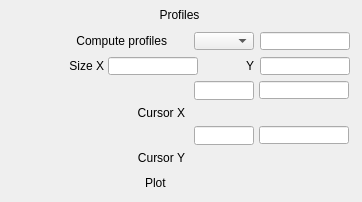
   <widget class="caFrame" name="caFrame_5">
    <property name="geometry">
     <rect>
      <x>755</x>
      <y>40</y>
      <width>362</width>
      <height>202</height>
     </rect>
    </property>
    <widget class="caGraphics" name="caRectangle_5">
     <property name="geometry">
      <rect>
       <x>0</x>
       <y>0</y>
       <width>360</width>
       <height>200</height>
      </rect>
     </property>
     <property name="foreground">
      <color>
       <red>0</red>
       <green>0</green>
       <blue>0</blue>
      </color>
     </property>
     <property name="linestyle" stdset="0">
      <enum>caGraphics::Solid</enum>
     </property>
     <property name="lineColor">
      <color>
       <red>0</red>
       <green>0</green>
       <blue>0</blue>
      </color>
     </property>
     <property name="form">
      <enum>caGraphics::Rectangle</enum>
     </property>
     <property name="background" stdset="0">
      <color alpha="0">
       <red>0</red>
       <green>0</green>
       <blue>0</blue>
      </color>
     </property>
    </widget>
    <widget class="caFrame" name="caFrame_6">
     <property name="geometry">
      <rect>
       <x>15</x>
       <y>81</y>
       <width>341</width>
       <height>89</height>
      </rect>
     </property>
     <widget class="caLabel" name="caLabel_11">
      <property name="geometry">
       <rect>
        <x>0</x>
        <y>22</y>
        <width>170</width>
        <height>20</height>
       </rect>
      </property>
      <property name="frameShape">
       <enum>QFrame::NoFrame</enum>
      </property>
      <property name="text">
       <string>Cursor X</string>
      </property>
      <property name="alignment">
       <set>Qt::AlignAbsolute|Qt::AlignRight|Qt::AlignTrailing|Qt::AlignVCenter</set>
      </property>
      <property name="fontScaleMode">
       <enum>ESimpleLabel::WidthAndHeight</enum>
      </property>
      <property name="foreground">
       <color>
        <red>0</red>
        <green>0</green>
        <blue>0</blue>
       </color>
      </property>
      <property name="background">
       <color alpha="0">
        <red>0</red>
        <green>0</green>
        <blue>0</blue>
       </color>
      </property>
     </widget>
     <widget class="caSlider" name="caSlider_0">
      <property name="geometry">
       <rect>
        <x>179</x>
        <y>22</y>
        <width>160</width>
        <height>20</height>
       </rect>
      </property>
      <property name="scalePosition">
       <enum>QwtSlider::NoScale</enum>
      </property>
      <property name="channel" stdset="0">
       <string>$(P)$(R)CursorX</string>
      </property>
      <property name="direction">
       <enum>caSlider::Right</enum>
      </property>
      <property name="foreground">
       <color>
        <red>10</red>
        <green>0</green>
        <blue>184</blue>
       </color>
      </property>
      <property name="background">
       <color>
        <red>115</red>
        <green>223</green>
        <blue>255</blue>
       </color>
      </property>
      <property name="colorMode">
       <enum>caSlider::Static</enum>
      </property>
      <property name="limitsMode">
       <enum>caSlider::Channel</enum>
      </property>
      <property name="maxValue">
       <double>1.000000000000000</double>
      </property>
      <property name="minValue">
       <double>0.000000000000000</double>
      </property>
     </widget>
     <widget class="caTextEntry" name="caTextEntry_4">
      <property name="geometry">
       <rect>
        <x>179</x>
        <y>0</y>
        <width>60</width>
        <height>19</height>
       </rect>
      </property>
      <property name="channel" stdset="0">
       <string>$(P)$(R)CursorX</string>
      </property>
      <property name="foreground">
       <color>
        <red>0</red>
        <green>0</green>
        <blue>0</blue>
       </color>
      </property>
      <property name="background">
       <color>
        <red>115</red>
        <green>223</green>
        <blue>255</blue>
       </color>
      </property>
      <property name="colorMode">
       <enum>caLineEdit::Static</enum>
      </property>
      <property name="precisionMode">
       <enum>caLineEdit::Channel</enum>
      </property>
      <property name="limitsMode">
       <enum>caLineEdit::Channel</enum>
      </property>
      <property name="maxValue">
       <double>1.000000000000000</double>
      </property>
      <property name="minValue">
       <double>0.000000000000000</double>
      </property>
      <property name="fontScaleMode">
       <enum>caLineEdit::WidthAndHeight</enum>
      </property>
      <property name="formatType">
       <enum>caLineEdit::decimal</enum>
      </property>
     </widget>
     <widget class="caLineEdit" name="caLineEdit_7">
      <property name="geometry">
       <rect>
        <x>244</x>
        <y>0</y>
        <width>90</width>
        <height>18</height>
       </rect>
      </property>
      <property name="alignment">
       <set>Qt::AlignAbsolute|Qt::AlignLeading|Qt::AlignLeft|Qt::AlignVCenter</set>
      </property>
      <property name="channel" stdset="0">
       <string>$(P)$(R)CursorX_RBV</string>
      </property>
      <property name="foreground">
       <color>
        <red>10</red>
        <green>0</green>
        <blue>184</blue>
       </color>
      </property>
      <property name="background">
       <color>
        <red>187</red>
        <green>187</green>
        <blue>187</blue>
       </color>
      </property>
      <property name="colorMode">
       <enum>caLineEdit::Static</enum>
      </property>
      <property name="precisionMode">
       <enum>caLineEdit::Channel</enum>
      </property>
      <property name="limitsMode">
       <enum>caLineEdit::Channel</enum>
      </property>
      <property name="maxValue">
       <double>1.000000000000000</double>
      </property>
      <property name="minValue">
       <double>0.000000000000000</double>
      </property>
      <property name="fontScaleMode">
       <enum>caLineEdit::WidthAndHeight</enum>
      </property>
      <property name="formatType">
       <enum>caLineEdit::decimal</enum>
      </property>
     </widget>
     <widget class="caLabel" name="caLabel_12">
      <property name="geometry">
       <rect>
        <x>0</x>
        <y>67</y>
        <width>170</width>
        <height>20</height>
       </rect>
      </property>
      <property name="frameShape">
       <enum>QFrame::NoFrame</enum>
      </property>
      <property name="text">
       <string>Cursor Y</string>
      </property>
      <property name="alignment">
       <set>Qt::AlignAbsolute|Qt::AlignRight|Qt::AlignTrailing|Qt::AlignVCenter</set>
      </property>
      <property name="fontScaleMode">
       <enum>ESimpleLabel::WidthAndHeight</enum>
      </property>
      <property name="foreground">
       <color>
        <red>0</red>
        <green>0</green>
        <blue>0</blue>
       </color>
      </property>
      <property name="background">
       <color alpha="0">
        <red>0</red>
        <green>0</green>
        <blue>0</blue>
       </color>
      </property>
     </widget>
     <widget class="caSlider" name="caSlider_1">
      <property name="geometry">
       <rect>
        <x>179</x>
        <y>67</y>
        <width>160</width>
        <height>20</height>
       </rect>
      </property>
      <property name="scalePosition">
       <enum>QwtSlider::NoScale</enum>
      </property>
      <property name="channel" stdset="0">
       <string>$(P)$(R)CursorY</string>
      </property>
      <property name="direction">
       <enum>caSlider::Right</enum>
      </property>
      <property name="foreground">
       <color>
        <red>10</red>
        <green>0</green>
        <blue>184</blue>
       </color>
      </property>
      <property name="background">
       <color>
        <red>115</red>
        <green>223</green>
        <blue>255</blue>
       </color>
      </property>
      <property name="colorMode">
       <enum>caSlider::Static</enum>
      </property>
      <property name="limitsMode">
       <enum>caSlider::Channel</enum>
      </property>
      <property name="maxValue">
       <double>1.000000000000000</double>
      </property>
      <property name="minValue">
       <double>0.000000000000000</double>
      </property>
     </widget>
     <widget class="caTextEntry" name="caTextEntry_5">
      <property name="geometry">
       <rect>
        <x>179</x>
        <y>45</y>
        <width>60</width>
        <height>19</height>
       </rect>
      </property>
      <property name="channel" stdset="0">
       <string>$(P)$(R)CursorY</string>
      </property>
      <property name="foreground">
       <color>
        <red>0</red>
        <green>0</green>
        <blue>0</blue>
       </color>
      </property>
      <property name="background">
       <color>
        <red>115</red>
        <green>223</green>
        <blue>255</blue>
       </color>
      </property>
      <property name="colorMode">
       <enum>caLineEdit::Static</enum>
      </property>
      <property name="precisionMode">
       <enum>caLineEdit::Channel</enum>
      </property>
      <property name="limitsMode">
       <enum>caLineEdit::Channel</enum>
      </property>
      <property name="maxValue">
       <double>1.000000000000000</double>
      </property>
      <property name="minValue">
       <double>0.000000000000000</double>
      </property>
      <property name="fontScaleMode">
       <enum>caLineEdit::WidthAndHeight</enum>
      </property>
      <property name="formatType">
       <enum>caLineEdit::decimal</enum>
      </property>
     </widget>
     <widget class="caLineEdit" name="caLineEdit_8">
      <property name="geometry">
       <rect>
        <x>244</x>
        <y>45</y>
        <width>90</width>
        <height>18</height>
       </rect>
      </property>
      <property name="alignment">
       <set>Qt::AlignAbsolute|Qt::AlignLeading|Qt::AlignLeft|Qt::AlignVCenter</set>
      </property>
      <property name="channel" stdset="0">
       <string>$(P)$(R)CursorY_RBV</string>
      </property>
      <property name="foreground">
       <color>
        <red>10</red>
        <green>0</green>
        <blue>184</blue>
       </color>
      </property>
      <property name="background">
       <color>
        <red>187</red>
        <green>187</green>
        <blue>187</blue>
       </color>
      </property>
      <property name="colorMode">
       <enum>caLineEdit::Static</enum>
      </property>
      <property name="precisionMode">
       <enum>caLineEdit::Channel</enum>
      </property>
      <property name="limitsMode">
       <enum>caLineEdit::Channel</enum>
      </property>
      <property name="maxValue">
       <double>1.000000000000000</double>
      </property>
      <property name="minValue">
       <double>0.000000000000000</double>
      </property>
      <property name="fontScaleMode">
       <enum>caLineEdit::WidthAndHeight</enum>
      </property>
      <property name="formatType">
       <enum>caLineEdit::decimal</enum>
      </property>
     </widget>
    </widget>
    <widget class="caFrame" name="caFrame_7">
     <property name="geometry">
      <rect>
       <x>5</x>
       <y>31</y>
       <width>347</width>
       <height>22</height>
      </rect>
     </property>
     <widget class="caMenu" name="caMenu_2">
      <property name="geometry">
       <rect>
        <x>189</x>
        <y>1</y>
        <width>60</width>
        <height>18</height>
       </rect>
      </property>
      <property name="channel" stdset="0">
       <string>$(P)$(R)ComputeProfiles</string>
      </property>
      <property name="colorMode">
       <enum>caMenu::Static</enum>
      </property>
      <property name="foreground">
       <color>
        <red>0</red>
        <green>0</green>
        <blue>0</blue>
       </color>
      </property>
      <property name="background">
       <color>
        <red>115</red>
        <green>223</green>
        <blue>255</blue>
       </color>
      </property>
     </widget>
     <widget class="caLineEdit" name="caLineEdit_9">
      <property name="geometry">
       <rect>
        <x>255</x>
        <y>1</y>
        <width>90</width>
        <height>18</height>
       </rect>
      </property>
      <property name="alignment">
       <set>Qt::AlignAbsolute|Qt::AlignLeading|Qt::AlignLeft|Qt::AlignVCenter</set>
      </property>
      <property name="channel" stdset="0">
       <string>$(P)$(R)ComputeProfiles_RBV</string>
      </property>
      <property name="foreground">
       <color>
        <red>10</red>
        <green>0</green>
        <blue>184</blue>
       </color>
      </property>
      <property name="background">
       <color>
        <red>70</red>
        <green>70</green>
        <blue>70</blue>
       </color>
      </property>
      <property name="colorMode">
       <enum>caLineEdit::Alarm_Static</enum>
      </property>
      <property name="precisionMode">
       <enum>caLineEdit::Channel</enum>
      </property>
      <property name="limitsMode">
       <enum>caLineEdit::Channel</enum>
      </property>
      <property name="maxValue">
       <double>1.000000000000000</double>
      </property>
      <property name="minValue">
       <double>0.000000000000000</double>
      </property>
      <property name="fontScaleMode">
       <enum>caLineEdit::WidthAndHeight</enum>
      </property>
      <property name="formatType">
       <enum>caLineEdit::decimal</enum>
      </property>
     </widget>
     <widget class="caLabel" name="caLabel_13">
      <property name="geometry">
       <rect>
        <x>31</x>
        <y>0</y>
        <width>131</width>
        <height>20</height>
       </rect>
      </property>
      <property name="frameShape">
       <enum>QFrame::NoFrame</enum>
      </property>
      <property name="text">
       <string>Compute profiles</string>
      </property>
      <property name="alignment">
       <set>Qt::AlignAbsolute|Qt::AlignRight|Qt::AlignTrailing|Qt::AlignVCenter</set>
      </property>
      <property name="fontScaleMode">
       <enum>ESimpleLabel::WidthAndHeight</enum>
      </property>
      <property name="foreground">
       <color>
        <red>0</red>
        <green>0</green>
        <blue>0</blue>
       </color>
      </property>
      <property name="background">
       <color alpha="0">
        <red>0</red>
        <green>0</green>
        <blue>0</blue>
       </color>
      </property>
     </widget>
    </widget>
    <widget class="caFrame" name="caFrame_8">
     <property name="geometry">
      <rect>
       <x>4</x>
       <y>56</y>
       <width>348</width>
       <height>22</height>
      </rect>
     </property>
     <widget class="caLabel" name="caLabel_14">
      <property name="geometry">
       <rect>
        <x>0</x>
        <y>0</y>
        <width>100</width>
        <height>20</height>
       </rect>
      </property>
      <property name="frameShape">
       <enum>QFrame::NoFrame</enum>
      </property>
      <property name="text">
       <string>Size X</string>
      </property>
      <property name="alignment">
       <set>Qt::AlignAbsolute|Qt::AlignRight|Qt::AlignTrailing|Qt::AlignVCenter</set>
      </property>
      <property name="fontScaleMode">
       <enum>ESimpleLabel::WidthAndHeight</enum>
      </property>
      <property name="foreground">
       <color>
        <red>0</red>
        <green>0</green>
        <blue>0</blue>
       </color>
      </property>
      <property name="background">
       <color alpha="0">
        <red>0</red>
        <green>0</green>
        <blue>0</blue>
       </color>
      </property>
     </widget>
     <widget class="caLineEdit" name="caLineEdit_10">
      <property name="geometry">
       <rect>
        <x>104</x>
        <y>1</y>
        <width>90</width>
        <height>18</height>
       </rect>
      </property>
      <property name="alignment">
       <set>Qt::AlignAbsolute|Qt::AlignLeading|Qt::AlignLeft|Qt::AlignVCenter</set>
      </property>
      <property name="channel" stdset="0">
       <string>$(P)$(R)ProfileSizeX_RBV</string>
      </property>
      <property name="foreground">
       <color>
        <red>10</red>
        <green>0</green>
        <blue>184</blue>
       </color>
      </property>
      <property name="background">
       <color>
        <red>187</red>
        <green>187</green>
        <blue>187</blue>
       </color>
      </property>
      <property name="colorMode">
       <enum>caLineEdit::Static</enum>
      </property>
      <property name="precisionMode">
       <enum>caLineEdit::Channel</enum>
      </property>
      <property name="limitsMode">
       <enum>caLineEdit::Channel</enum>
      </property>
      <property name="maxValue">
       <double>1.000000000000000</double>
      </property>
      <property name="minValue">
       <double>0.000000000000000</double>
      </property>
      <property name="fontScaleMode">
       <enum>caLineEdit::WidthAndHeight</enum>
      </property>
      <property name="formatType">
       <enum>caLineEdit::decimal</enum>
      </property>
     </widget>
     <widget class="caLineEdit" name="caLineEdit_11">
      <property name="geometry">
       <rect>
        <x>256</x>
        <y>1</y>
        <width>90</width>
        <height>18</height>
       </rect>
      </property>
      <property name="alignment">
       <set>Qt::AlignAbsolute|Qt::AlignLeading|Qt::AlignLeft|Qt::AlignVCenter</set>
      </property>
      <property name="channel" stdset="0">
       <string>$(P)$(R)ProfileSizeY_RBV</string>
      </property>
      <property name="foreground">
       <color>
        <red>10</red>
        <green>0</green>
        <blue>184</blue>
       </color>
      </property>
      <property name="background">
       <color>
        <red>187</red>
        <green>187</green>
        <blue>187</blue>
       </color>
      </property>
      <property name="colorMode">
       <enum>caLineEdit::Static</enum>
      </property>
      <property name="precisionMode">
       <enum>caLineEdit::Channel</enum>
      </property>
      <property name="limitsMode">
       <enum>caLineEdit::Channel</enum>
      </property>
      <property name="maxValue">
       <double>1.000000000000000</double>
      </property>
      <property name="minValue">
       <double>0.000000000000000</double>
      </property>
      <property name="fontScaleMode">
       <enum>caLineEdit::WidthAndHeight</enum>
      </property>
      <property name="formatType">
       <enum>caLineEdit::decimal</enum>
      </property>
     </widget>
     <widget class="caLabel" name="caLabel_15">
      <property name="geometry">
       <rect>
        <x>220</x>
        <y>0</y>
        <width>30</width>
        <height>20</height>
       </rect>
      </property>
      <property name="frameShape">
       <enum>QFrame::NoFrame</enum>
      </property>
      <property name="text">
       <string>Y</string>
      </property>
      <property name="alignment">
       <set>Qt::AlignAbsolute|Qt::AlignRight|Qt::AlignTrailing|Qt::AlignVCenter</set>
      </property>
      <property name="fontScaleMode">
       <enum>ESimpleLabel::WidthAndHeight</enum>
      </property>
      <property name="foreground">
       <color>
        <red>0</red>
        <green>0</green>
        <blue>0</blue>
       </color>
      </property>
      <property name="background">
       <color alpha="0">
        <red>0</red>
        <green>0</green>
        <blue>0</blue>
       </color>
      </property>
     </widget>
    </widget>
    <widget class="caGraphics" name="caRectangle_6">
     <property name="geometry">
      <rect>
       <x>125</x>
       <y>5</y>
       <width>110</width>
       <height>21</height>
      </rect>
     </property>
     <property name="foreground">
      <color>
       <red>218</red>
       <green>218</green>
       <blue>218</blue>
      </color>
     </property>
     <property name="linestyle" stdset="0">
      <enum>caGraphics::Solid</enum>
     </property>
     <property name="fillstyle" stdset="0">
      <enum>caGraphics::Filled</enum>
     </property>
     <property name="lineColor">
      <color>
       <red>218</red>
       <green>218</green>
       <blue>218</blue>
      </color>
     </property>
     <property name="form">
      <enum>caGraphics::Rectangle</enum>
     </property>
    </widget>
    <widget class="caLabel" name="caLabel_16">
     <property name="geometry">
      <rect>
       <x>128</x>
       <y>5</y>
       <width>103</width>
       <height>20</height>
      </rect>
     </property>
     <property name="frameShape">
      <enum>QFrame::NoFrame</enum>
     </property>
     <property name="text">
      <string>Profiles</string>
     </property>
     <property name="alignment">
      <set>Qt::AlignAbsolute|Qt::AlignCenter|Qt::AlignHCenter|Qt::AlignVCenter</set>
     </property>
     <property name="fontScaleMode">
      <enum>ESimpleLabel::WidthAndHeight</enum>
     </property>
     <property name="foreground">
      <color>
       <red>10</red>
       <green>0</green>
       <blue>184</blue>
      </color>
     </property>
     <property name="background">
      <color alpha="0">
       <red>10</red>
       <green>0</green>
       <blue>184</blue>
      </color>
     </property>
    </widget>
    <widget class="caFrame" name="caFrame_9">
     <property name="geometry">
      <rect>
       <x>145</x>
       <y>173</y>
       <width>113</width>
       <height>22</height>
      </rect>
     </property>
     <widget class="caRelatedDisplay" name="caRelatedDisplay_1">
      <property name="geometry">
       <rect>
        <x>51</x>
        <y>0</y>
        <width>60</width>
        <height>20</height>
       </rect>
      </property>
      <property name="foreground">
       <color>
        <red>0</red>
        <green>0</green>
        <blue>0</blue>
       </color>
      </property>
      <property name="background">
       <color>
        <red>115</red>
        <green>223</green>
        <blue>255</blue>
       </color>
      </property>
      <property name="labels">
       <string>Average X;Average Y;Threshold X;Threshold Y;Centroid X;Centroid Y;Cursor X;Cursor Y</string>
      </property>
      <property name="files">
       <string>NDPlot.ui;NDPlot.ui;NDPlot.ui;NDPlot.ui;NDPlot.ui;NDPlot.ui;NDPlot.ui;NDPlot.ui</string>
      </property>
      <property name="args">
       <string>P=$(P),R=$(R),DATA=ProfileAverageX_RBV,TITLE=AverageX,XLABEL=Pixel,YLABEL=Counts;P=$(P),R=$(R),DATA=ProfileAverageY_RBV,TITLE=AverageY,XLABEL=Pixel,YLABEL=Counts;P=$(P),R=$(R),DATA=ProfileThresholdX_RBV,TITLE=ThresholdX,XLABEL=Pixel,YLABEL=Counts;P=$(P),R=$(R),DATA=ProfileThresholdY_RBV,TITLE=ThresholdY,XLABEL=Pixel,YLABEL=Counts;P=$(P),R=$(R),DATA=ProfileCentroidX_RBV,TITLE=CentroidX,XLABEL=Pixel,YLABEL=Counts;P=$(P),R=$(R),DATA=ProfileCentroidY_RBV,TITLE=CentroidY,XLABEL=Pixel,YLABEL=Counts;P=$(P),R=$(R),DATA=ProfileCursorX_RBV,TITLE=CursorX,XLABEL=Pixel,YLABEL=Counts;P=$(P),R=$(R),DATA=ProfileCursorY_RBV,TITLE=CursorY,XLABEL=Pixel,YLABEL=Counts</string>
      </property>
      <property name="stackingMode" stdset="0">
       <enum>caRowColMenu::Menu</enum>
      </property>
      <property name="removeParent" stdset="0">
       <string>false;false;false;false;false;false;false;false</string>
      </property>
     </widget>
     <widget class="caLabel" name="caLabel_17">
      <property name="geometry">
       <rect>
        <x>0</x>
        <y>0</y>
        <width>48</width>
        <height>20</height>
       </rect>
      </property>
      <property name="frameShape">
       <enum>QFrame::NoFrame</enum>
      </property>
      <property name="text">
       <string>Plot</string>
      </property>
      <property name="alignment">
       <set>Qt::AlignAbsolute|Qt::AlignLeading|Qt::AlignLeft|Qt::AlignVCenter</set>
      </property>
      <property name="fontScaleMode">
       <enum>ESimpleLabel::WidthAndHeight</enum>
      </property>
      <property name="foreground">
       <color>
        <red>0</red>
        <green>0</green>
        <blue>0</blue>
       </color>
      </property>
      <property name="background">
       <color alpha="0">
        <red>0</red>
        <green>0</green>
        <blue>0</blue>
       </color>
      </property>
     </widget>
    </widget>
   </widget>
